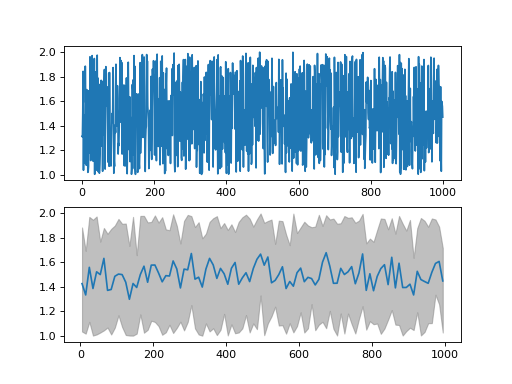

Write the Python code that produced this figure.

from ubcs_auxiliary.numerical import bin_data
from numpy import random, arange
from pdb import pm
data = random.rand(1000,4)+ 1
x = arange(0,data.shape[0],1)
binned_data = bin_data(data  = data, x = x, num_of_bins = 100, dtype = 'float')

import matplotlib.pyplot as plt
fig, [ax1, ax2] = plt.subplots(nrows=2, ncols=1)
ax1.plot(x,data[:,0],'-')
ax2.fill_between(binned_data['x'], binned_data['y_min'][0], binned_data['y_max'][0], color='grey', alpha='0.5')
ax2.plot(binned_data['x'],binned_data['y_mean'][0],'-')
fig.show()
